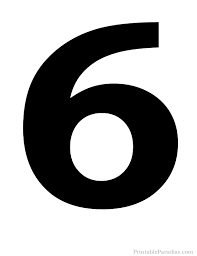
#> input picture images/6png.png, 197 x 256 px, found by its file name
$ python 4.Morphological_Ops.py
#> lines starting #> are read from the running program, lines starting #| are printed output that depends on the picture
import cv2
import numpy as np

import cv2

image = cv2.imread(r"E:\iNeuron\5.CV\Practise\OpenCV_Project\images\6png.png",flags=0)
#> image is the input picture: shape (256, 197); min 0, max 255, mean 171

'''
Four Types of operations

1. Erosion (A 0- B) -> decrease the noise (features get highlighted) ->
2. Dilation (A 0+ B) -> increasing noise()
3. Opening -> followed by erosion
4. Closing -> followed by dilation
'''

kernal = np.ones((3,3),dtype=np.uint8)

image_erosion = cv2.erode(image,kernal,iterations=2)
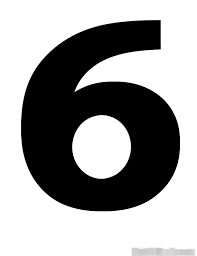
#> image_erosion: shape (256, 197); min 0, max 255, mean 159.1
image_dilation = cv2.dilate(image,kernal,iterations=2)
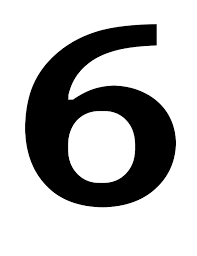
#> image_dilation: shape (256, 197); min 0, max 255, mean 182.7

opening = cv2.morphologyEx(src=image,op=cv2.MORPH_OPEN,kernel = kernal, iterations=5)
closing = cv2.morphologyEx(src=image,op=cv2.MORPH_CLOSE,kernel = kernal, iterations=5)

gradient = cv2.morphologyEx(image, cv2.MORPH_GRADIENT, kernel=kernal)
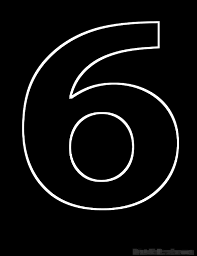
#> gradient: shape (256, 197); min 0, max 255, mean 11.9
tophat = cv2.morphologyEx(image, cv2.MORPH_TOPHAT, kernel=kernal)
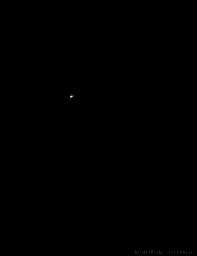
#> tophat: shape (256, 197); min 0, max 255, mean 0.1
blackhat = cv2.morphologyEx(image, cv2.MORPH_BLACKHAT, kernel=kernal)

cv2.imshow("closing",blackhat)
#cv2.imshow("opening",opening)
cv2.waitKey(0)
cv2.destroyAllWindows()

$ run again, with images/dogpng.png copied over images/6png.png
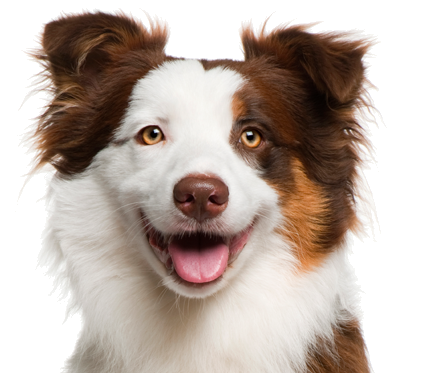
#> input picture images/dogpng.png, 448 x 373 px, found by its file name
#> `closing = cv2.morphologyEx(src=image,op=cv2.MORPH_CLOSE,kernel = kerna..`:
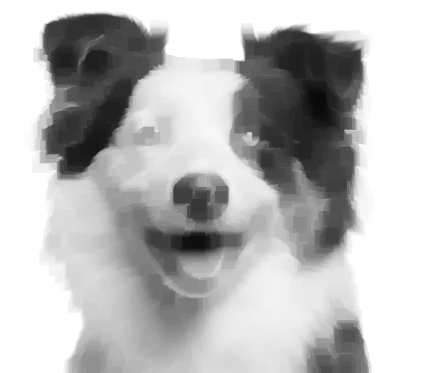
#> closing: shape (373, 448); min 10, max 255, mean 189
#> `tophat = cv2.morphologyEx(image, cv2.MORPH_TOPHAT, kernel=kernal)`:
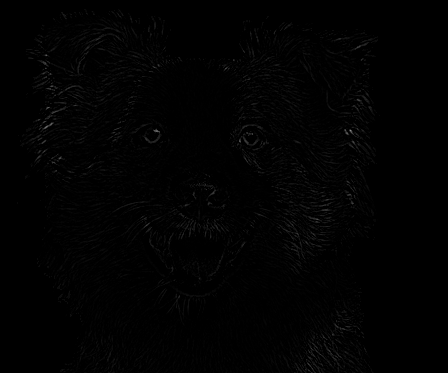
#> tophat: shape (373, 448); min 0, max 144, mean 1.7
